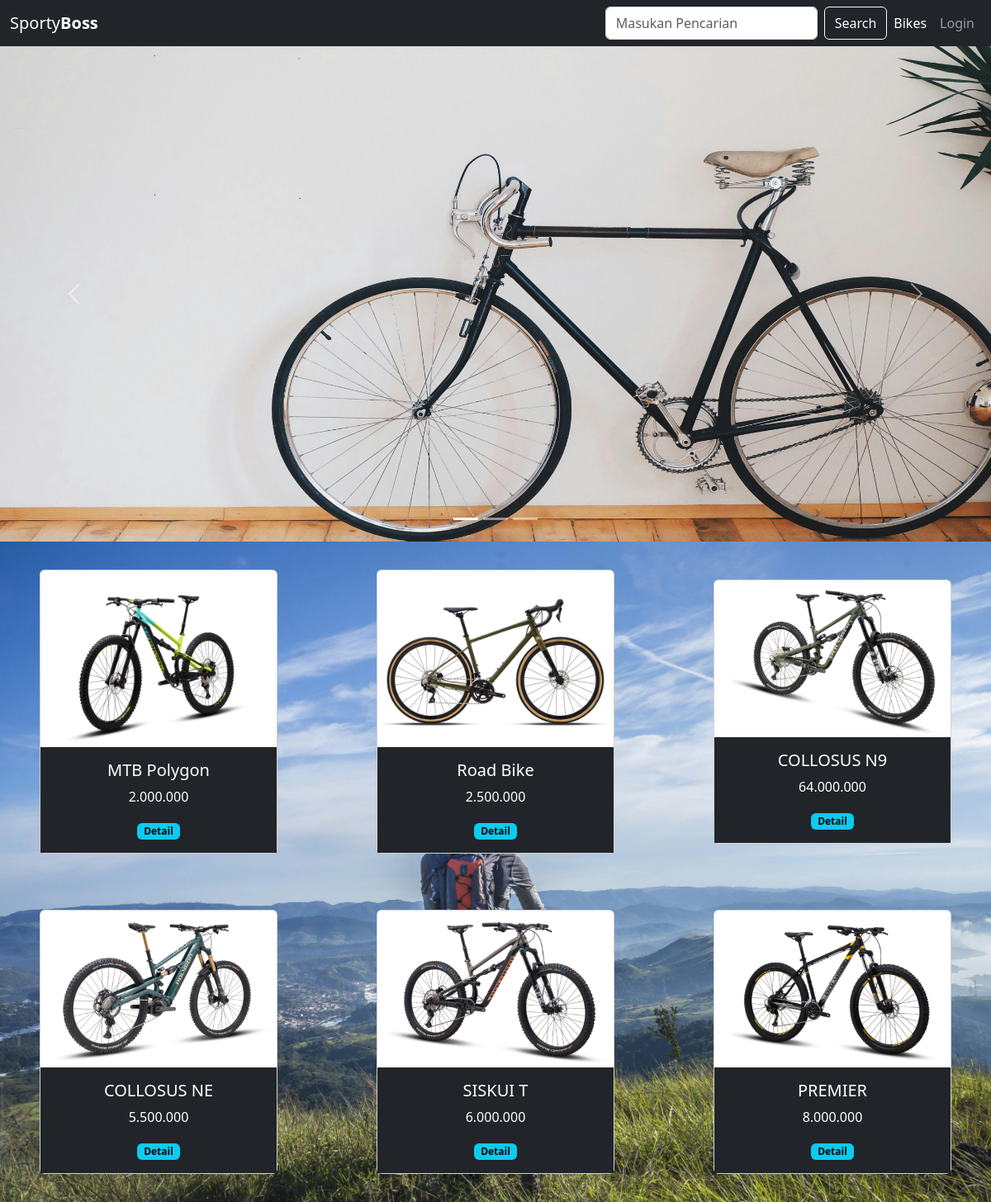
The page / on the database its author committed.
### tables this page shows
CREATE TABLE `sport` (
  `id` int NOT NULL,
  `gambar` varchar(255) NOT NULL,
  `jenis` varchar(255) NOT NULL,
  `harga` varchar(255) NOT NULL,
  `detail` text NOT NULL
);

### tubes/functions.php (called while the page is built, shortened)
<?php
 $conn = mysqli_connect ('localhost', 'root', '', 'pw2024_tubes_233040067') or die('Koneksi Ke DB Gagal!');
function query($query)
{
    global $conn;
    $result = mysqli_query($conn, $query);
    $rows = [];
    while ($row = mysqli_fetch_assoc($result)) {    $rows[] = $row;
}
return $rows;
}
?>

### index.php (the view, shortened to what this page needs)
<?php
require 'tubes/functions.php';
$sport = query('SELECT * FROM sport');
?>
<!doctype html>
<html lang="en">
  <head>
    <link rel="stylesheet" href="css/style-user.css">
    <link rel="stylesheet"
    href="https://unpkg.com/boxicons@latest/css/boxicons.min.css">
    <link href="https://cdn.jsdelivr.net/npm/bootstrap@5.3.3/dist/css/bootstrap.min.css" rel="stylesheet">
  </head>
  <body>
      <nav class="navbar navbar-expand-lg navbar-dark bg-dark">
        <div class="container-fluid">
          <a class="navbar-brand" href="#">Sporty<strong>Boss</strong></a>
          <div class="collapse navbar-collapse" id="navbarNavAltMarkup">
            <div class="navbar-nav ms-auto">
              <input class="form-control me-2" type="search" name="keyword" placeholder="Masukan Pencarian" aria-label="Search" id="keyword">
              <button class="btn btn-outline-light" type="submit" name="cari" id="tombol-cari">Search</button>
              <a class="nav-link active" aria-current="page" href="#bikes">Bikes</a>
              <a class="nav-link" href="tubes/login.php">Login</a>
            </div>
          </div>
        </div>
      </nav>
      <div id="carouselExampleIndicators" class="carousel slide">
        <div class="carousel-indicators">
          <button type="button" data-bs-target="#carouselExampleIndicators" data-bs-slide-to="0" class="active" aria-current="true" aria-label="Slide 1"></button>
          <button type="button" data-bs-target="#carouselExampleIndicators" data-bs-slide-to="1" aria-label="Slide 2"></button>
          <button type="button" data-bs-target="#carouselExampleIndicators" data-bs-slide-to="2" aria-label="Slide 3"></button>
        </div>
        <div class="carousel-inner">
          <div class="carousel-item active">
            <img src="img/navbar1.jpg" class="d-block w-100" alt="...">
          </div>
        </div>
        <button class="carousel-control-prev" type="button" data-bs-target="#carouselExampleIndicators" data-bs-slide="prev">
          <span class="carousel-control-prev-icon" aria-hidden="true"></span>
        </button>
        <button class="carousel-control-next" type="button" data-bs-target="#carouselExampleIndicators" data-bs-slide="next">
          <span class="carousel-control-next-icon" aria-hidden="true"></span>
        </button>
      </div>
      <div class="row" id="bikes">
        <?php foreach ($sport as $spt) : ?>
        <div class="col-lg-4 col-md-6 my-2  d-flex justify-content-around">
          <div class="card" style="width: 18rem;">
            <img src="img/<?= $spt["gambar"]; ?>" width="150" class="card-img-top">
              <div class="card-body text-center bg-dark">
                <h5 class="card-title" style="color: white"><?= $spt["jenis"];?></h5>
                <p><?= $spt["harga"]; ?></p>
                <a href="tubes/detail-user.php?id=<?= $spt["id"]; ?>" class="badge text-bg-info text-decoration-none">Detail</a>
              </div>
          </div>
        </div>
        <?php endforeach; ?>
      </div>
  </body>
</html>

### css/style-user.css (style rules this page uses)
* { margin: 0; padding: 0; box-sizing: border-box; }
.carousel img { width: 100%; height: 600px; }
p { color: white; }
.row { margin-top: 20px; display: flex; justify-content: center; align-items: center; min-height: 100vh; background-image: url(../img/navbar2.jpg); background-position: center; background-size: cover; }

### rows shown on the page
sport: gambar (picture), jenis "MTB Polygon", harga "2.000.000"
sport: gambar (picture), jenis "Road Bike", harga "2.500.000"
sport: gambar (picture), jenis "COLLOSUS N9", harga "64.000.000"
sport: gambar (picture), jenis "COLLOSUS NE", harga "5.500.000"
sport: gambar (picture), jenis "SISKUI T", harga "6.000.000"
sport: gambar (picture), jenis "PREMIER", harga "8.000.000"
